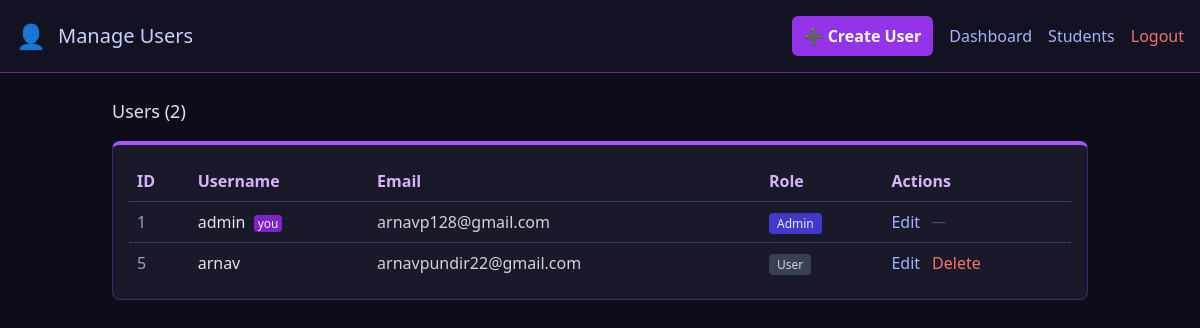
/admin/users (signed in), run on an earlier commit of the app's database.
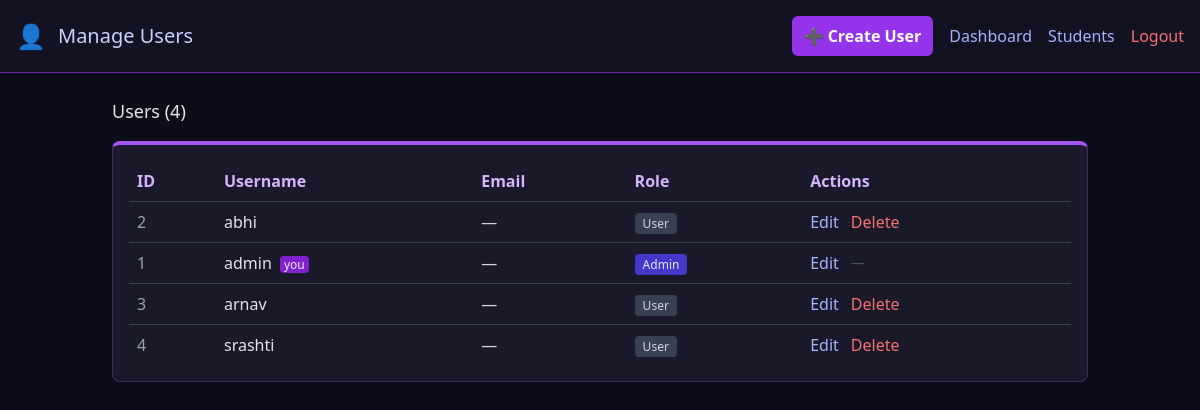
And on a later commit of the database.
### tables this page shows
CREATE TABLE users (
            id INTEGER PRIMARY KEY AUTOINCREMENT,
            username TEXT UNIQUE,
            password BLOB,
            is_admin INTEGER DEFAULT 0
        , gmail TEXT);

### blueprints/admin.py (the view)
@admin_bp.route('/users')
def admin_users():
    denied = _require_admin()
    if denied:
        return denied
    conn  = get_db_connection()
    users = conn.execute("SELECT id, username, gmail, is_admin FROM users ORDER BY username COLLATE NOCASE").fetchall()
    conn.close()
    return render_template('admin_users.html', users=users, current_user=session.get('username'))

### app.py (called while the page is built)
@app.context_processor
def inject_user_info():
    return {
        'session_username': session.get('username'),
        'session_is_admin': is_current_user_admin() if 'username' in session else False,
    }

@app.before_request
def require_login():
    from flask import request
    public_paths = {'/login', '/forgot_password', '/favicon.ico'}
    if request.path.startswith('/static/') or request.path in public_paths:
        return None
    if 'logged_in' not in session:
        return redirect(url_for('auth.login'))
    return None

### blueprints/admin.py (called while the page is built)
def _require_admin():
    if not is_current_user_admin():
        return render_template('login.html', error="Admin access required")
    return None

### utils/auth_helpers.py (called while the page is built)
def is_current_user_admin() -> bool:
    username = session.get('username')
    if not username:
        return False
    conn = get_db_connection()
    user = conn.execute("SELECT is_admin FROM users WHERE username=?", (username,)).fetchone()
    conn.close()
    return bool(user and user['is_admin'])

### utils/db.py (called while the page is built)
def get_db_connection() -> sqlite3.Connection:
    conn = sqlite3.connect(config.DB_FILE)
    conn.row_factory = sqlite3.Row
    return conn

### templates/admin_users.html (shortened to what this page needs)
<!DOCTYPE html>
<html lang="en">
<head>
  <script src="https://cdn.tailwindcss.com"></script>
</head>
<body>
  <header class="p-4 flex justify-between items-center border-b border-purple-800 bg-[#121223]">
    <div class="flex items-center gap-3">
      <span class="text-2xl">👤</span>
      <h1 class="text-xl text-indigo-200">Manage Users</h1>
    </div>
    <div class="flex items-center gap-4">
      <a href="/register" class="bg-purple-600 px-3 py-2 rounded-md text-white font-semibold hover:bg-purple-700">➕ Create User</a>
      <a href="/admin" class="text-indigo-300 hover:text-white">Dashboard</a>
      <a href="/admin/students" class="text-indigo-300 hover:text-white">Students</a>
      <a href="/logout" class="text-red-400">Logout</a>
    </div>
  </header>
  <main class="p-6 max-w-5xl mx-auto">
    <div class="flex justify-between items-center mb-4">
      <h2 class="text-lg">Users ({{ users|length }})</h2>
    </div>
    <div class="dark-card p-4 rounded-lg">
      <table class="w-full table-auto">
        <thead>
          <tr class="text-left text-purple-300">
            <th class="p-2">ID</th>
            <th class="p-2">Username</th>
            <th class="p-2">Email</th>
            <th class="p-2">Role</th>
            <th class="p-2">Actions</th>
          </tr>
        </thead>
        <tbody>
          {% for u in users %}
          <tr class="border-t border-gray-700">
            <td class="p-2 text-gray-400">{{ u['id'] }}</td>
            <td class="p-2 font-medium">
              {{ u['username'] }}
              {% if u['username'] == current_user %}
                <span class="ml-1 text-xs bg-purple-700 text-purple-100 px-1 rounded">you</span>
              {% endif %}
            </td>
            <td class="p-2 text-gray-300">{{ u['gmail'] or '—' }}</td>
            <td class="p-2">
              {% if u['is_admin'] %}
                <span class="text-xs bg-indigo-700 text-indigo-100 px-2 py-0.5 rounded">Admin</span>
              {% else %}
                <span class="text-xs bg-gray-700 text-gray-300 px-2 py-0.5 rounded">User</span>
              {% endif %}
            </td>
            <td class="p-2 flex items-center gap-3">
              <a href="/admin/user/edit/{{ u['id'] }}" class="text-indigo-300 hover:text-white">Edit</a>
              {% if u['username'] != current_user %}
              <form method="POST" action="/admin/user/delete/{{ u['id'] }}" style="display:inline"
                    onsubmit="return confirm('Delete user {{ u['username'] }}? This cannot be undone.');">
                <button class="text-red-400 hover:text-red-300">Delete</button>
              </form>
              {% else %}
              <span class="text-gray-600 text-sm">—</span>
              {% endif %}
            </td>
          </tr>
          {% endfor %}
        </tbody>
      </table>
    </div>
  </main>
</body>
</html>

### templates/admin_users.html (style rules this page uses)
body { background:#0d0d1a; color:#e4e4e7; }
.dark-card { background-color: rgba(32,32,50,0.7); border:1px solid rgba(168,85,247,0.3); border-top:4px solid #a855f7; }

What changed in the data, as far as the page shows it:
removed users: id "5", username "arnav", gmail "arnavpundir22@gmail.com", is_admin "User"
added users: id "2", username "abhi", u "—", is_admin "User"
changed users "admin": gmail "arnavp128@gmail.com" → "—"
added users: id "3", username "arnav", u "—", is_admin "User"
added users: id "4", username "srashti", u "—", is_admin "User"
Also different on the page:
{{ users|length }}: "2" → "4"
